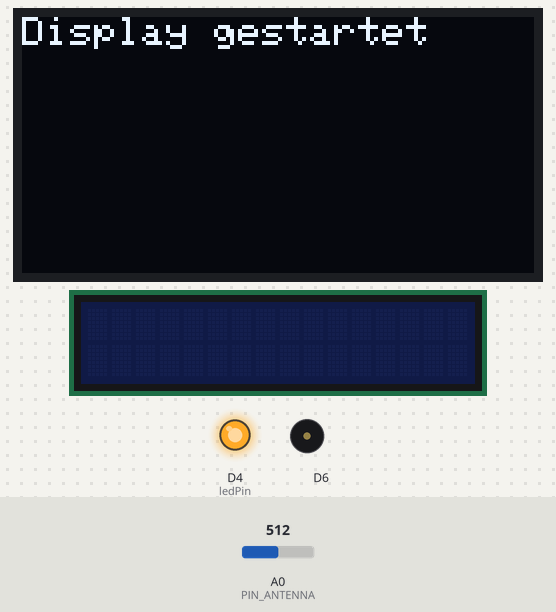
Recording of a program running on a simulated ESP8266 (NodeMCU). On the bench: 128×64 one-colour display, 16×2 character LCD, output pins drawn as LEDs (lit = HIGH), buzzer (waves = sounding). Dashed ring = blinking. The test bench sets the inputs (shaded band); at power-on: A0 (PIN_ANTENNA) = 512. Storage starts empty; what the program prints to the serial monitor is not drawn.

Above: at 1.1 s.
At 6.4 s:
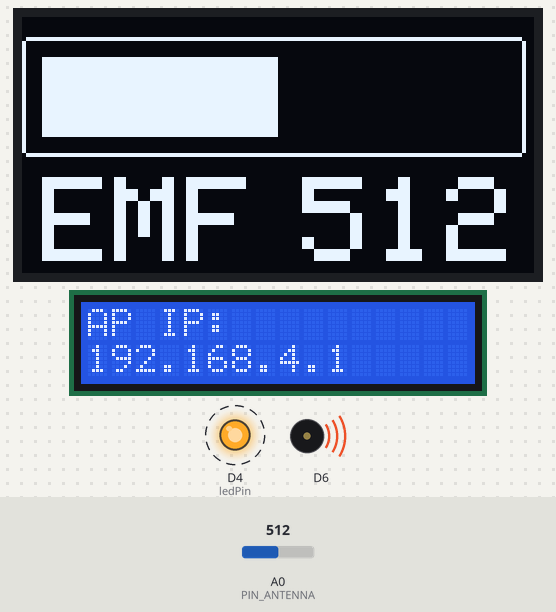
6.5 s: A0 (PIN_ANTENNA) set to 87
At 7.08 s:
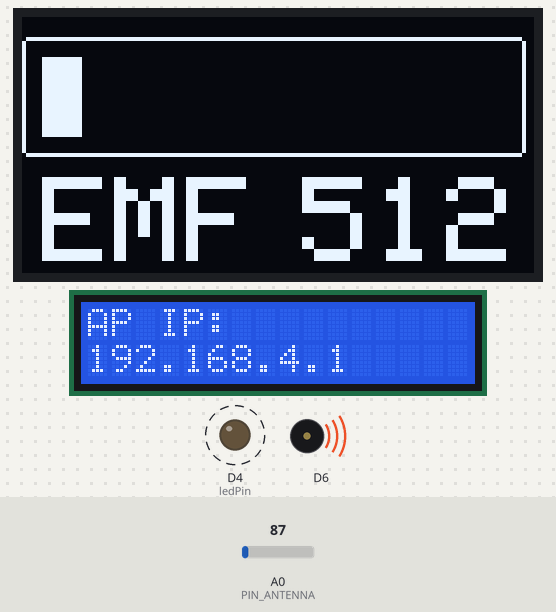
9.5 s: A0 (PIN_ANTENNA) set to 73
At 10.8 s:
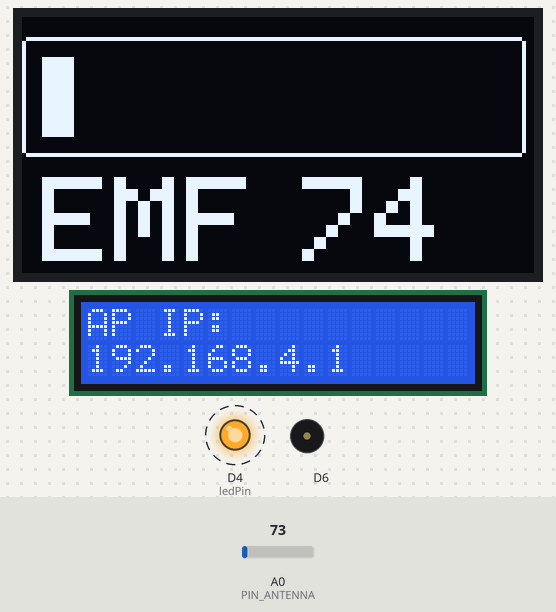
12.4 s: A0 (PIN_ANTENNA) set to 90
At 12.9 s:
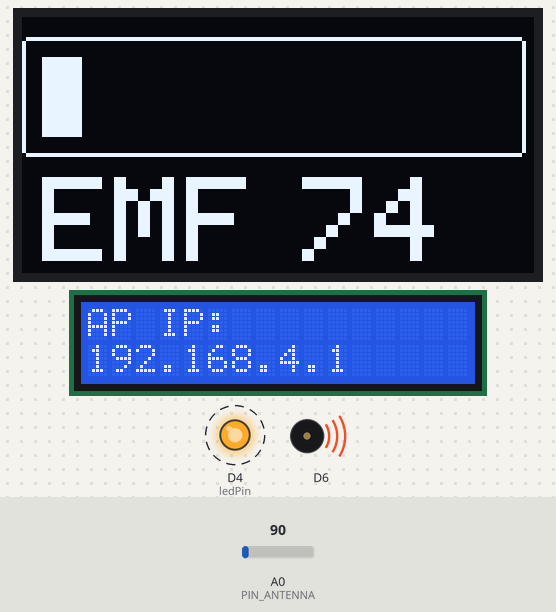
Timing chart, 0 to 19.9 s (numbered marks = the images above; inputs shaded):
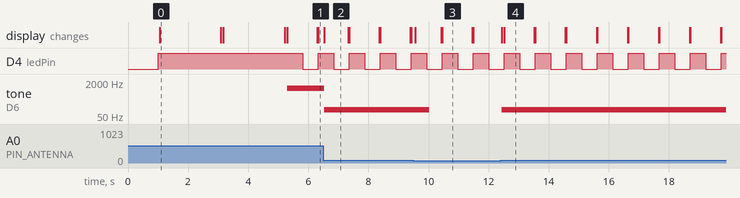

The program:

main.cpp
```cpp
#include <Arduino.h>
#include <Wire.h>
#include <SPI.h>
#include <Adafruit_GFX.h>
#include <Adafruit_SSD1306.h>
#include <LiquidCrystal_I2C.h>
#include <LittleFS.h>
#include <ESP8266WiFi.h>
#include <ESPAsyncTCP.h>
#include <ESPAsyncWebServer.h>
#include <ArduinoJson.h>


// ==========================
// Pin-Definitionen
// ==========================
const int ledPin = LED_BUILTIN;    // Onboard-LED
const int analogPin = A0;          // EMF-Messung / ADC

#define PIN_ANTENNA A0

// ==========================
// Konstanten
// ==========================
#define CHECK_DELAY 1000
#define lmillis() ((long)millis())


// ==========================
// Display-Konfiguration
// ==========================
#define SCREEN_WIDTH 128
#define SCREEN_HEIGHT 64
#define OLED_ADDRESS 0x3C
Adafruit_SSD1306 display(SCREEN_WIDTH, SCREEN_HEIGHT, &Wire);

const int LCD_COLS = 16;
const int LCD_ROWS = 2;
LiquidCrystal_I2C lcd(0x27, LCD_COLS, LCD_ROWS); // Achte ggf. auf 0x3F


// ==========================
// WLAN Access Point
// ==========================
const char* ap_ssid = "ESP_Hotspot";
const char* ap_password = "1234567890";


// ==========================
// Webserver
// ==========================
AsyncWebServer server(80);


// ==========================
// Globale Variablen
// ==========================
int currentEmfValue = 0; // Hier wird der aktuellste EMF-Wert gespeichert


// ==========================
// Setup Funktionen
// ==========================
void initLED() {
  pinMode(ledPin, OUTPUT);
  digitalWrite(ledPin, LOW);
  delay(1000);
  digitalWrite(ledPin, HIGH);
}

void initDisplay() {
  if (!display.begin(SSD1306_SWITCHCAPVCC, OLED_ADDRESS)) {
    Serial.println(F("Fehler beim Initialisieren des OLED-Displays"));
    while (true);
  }

  display.clearDisplay();
  display.setTextSize(1);
  display.setTextColor(SSD1306_WHITE);
  display.setCursor(0, 0);
  display.println("Display gestartet");
  display.display();
  delay(2000);
  display.clearDisplay();
  display.display();
}

void initLCD() {
  lcd.init();
  lcd.backlight();
  lcd.setCursor(0, 0);
  lcd.print("LCD gestartet");
  lcd.setCursor(0, 1);
  lcd.print("... .. .");
  delay(2000);
  lcd.clear();
}

void initLittleFS() {
  Serial.println("Console > Mounting LittleFS...");
  if (!LittleFS.begin()) {
    Serial.println("Console > Fehler beim Mounten von LittleFS!");
    display.clearDisplay();
    display.setCursor(0, 0);
    display.println("LittleFS Fehler!");
    display.display();

    lcd.clear();
    lcd.setCursor(0, 0);
    lcd.print("LittleFS Fehler!");
    delay(3000);
    display.clearDisplay();
    display.display();
    lcd.clear();
    return;
  }
  Serial.println("Console > LittleFS erfolgreich gemountet.");
}

void initWiFiAP() {
  WiFi.mode(WIFI_AP);
  WiFi.softAP(ap_ssid, ap_password);
  WiFi.softAPConfig(IPAddress(192, 168, 4, 1), IPAddress(192, 168, 4, 1), IPAddress(255, 255, 255, 0));
  IPAddress myIP = WiFi.softAPIP();

  Serial.println("AP gestartet:");
  Serial.println("SSID: " + String(ap_ssid));
  Serial.println("Passwort: " + String(ap_password));
  Serial.println("IP-Adresse: " + myIP.toString());

  display.clearDisplay();
  display.setCursor(0, 0);
  display.println("AP Modus aktiv");
  display.setCursor(0, 10);
  display.println("SSID: " + String(ap_ssid));
  display.setCursor(0, 20);
  display.println("IP: " + myIP.toString());
  display.display();

  lcd.clear();
  lcd.setCursor(0, 0);
  lcd.print("AP IP:");
  lcd.setCursor(0, 1);
  lcd.print(myIP.toString());
}

void initWebServer() {
  server.on("/", HTTP_GET, [](AsyncWebServerRequest *request) {
    request->send(LittleFS, "/index.html", "text/html");
  });

  server.on("/index.html", HTTP_GET, [](AsyncWebServerRequest *request) {
    request->send(LittleFS, "/index.html", "text/html");
  });

  server.on("/test", HTTP_GET, [](AsyncWebServerRequest *request) {
    request->send(LittleFS, "/test.html", "text/html");
  });


  // NEUE ROUTE für die EMF-Seite
  server.on("/emf", HTTP_GET, [](AsyncWebServerRequest *request) {
    request->send(LittleFS, "/emf.html", "text/html");
  });


  // NEUE ROUTE zum Abrufen der EMF-Daten als JSON
  server.on("/data", HTTP_GET, [](AsyncWebServerRequest *request) {
    // Erstelle ein JSON-Dokument
    DynamicJsonDocument doc(128); // 128 Bytes sollten genÃ¼gen
    doc["emf"] = currentEmfValue;

    // Serialisiere das JSON-Dokument in einen String
    String output;
    serializeJson(doc, output);

    // Sende die JSON-Antwort
    request->send(200, "application/json", output);
  });


  server.on("/style.css", HTTP_GET, [](AsyncWebServerRequest *request) {
    request->send(LittleFS, "/style.css", "text/css");
  });

  server.on("/emf.css", HTTP_GET, [](AsyncWebServerRequest *request) {
    request->send(LittleFS, "/emf.css", "text/css");
  });


  server.onNotFound([](AsyncWebServerRequest *request) {
    request->send(404, "text/plain", "404: Not Found");
  });

  server.begin();
  Serial.println("Console > Webserver gestartet");
}


void showReadings(int emfValue)
{
    display.clearDisplay();
    display.setTextSize(3);
    display.setTextColor(WHITE);
    display.setCursor(5,40);
    display.println("EMF");

    display.setCursor(70,40);
    display.println(emfValue);

    display.display();
}


// ==========================
// Setup & Loop
// ==========================
void setup() {
  Serial.begin(115200);
  Serial.println("\nESP startet...");
  pinMode(PIN_ANTENNA, INPUT);

  initLED();
  Wire.begin(D2, D1); // I2C-Pins
  initDisplay();
  initLCD();
  initLittleFS();
  initWiFiAP();
  initWebServer();


  display.clearDisplay();
}


void loop() {
  // Nicht-blockierendes Blinken der LED (Heartbeat)
  static unsigned long previousMillis = 0;
  const long interval = 500;
  static bool ledState = LOW;

  static int avgValue = 0;
  static long nextCheck = 0, emfSum = 0, iterations = 0;

  // EMF-Wert lesen und zur Summe hinzufÃ¼gen
  int rawEmfValue = analogRead(PIN_ANTENNA);
  currentEmfValue = constrain(rawEmfValue, 0, 1023); // Aktualisiere die globale Variable
  emfSum += currentEmfValue;
  iterations++;

  if (lmillis() - nextCheck >= 0) {
      avgValue = emfSum / iterations;
      emfSum = 0;
      iterations = 0;
      showReadings(avgValue); // Zeigt den Durchschnittswert auf dem Display an
      nextCheck = lmillis() + CHECK_DELAY;
  }

  // Bar-Anzeige auf dem OLED-Display (verwendet den aktuellen Einzelwert)
  display.drawRoundRect(0, 5, 126, 30, 2, WHITE);
  display.fillRect(5, 10, 120, 23, BLACK);
  display.fillRect(5, 10, map(currentEmfValue, 0, 1023, 0, 118), 20, WHITE);
  display.display();

  // Ton-Ausgabe basierend auf dem aktuellen EMF-Wert
  if (currentEmfValue > 80 && currentEmfValue < 150) {
    tone (12, 100, 500);
  } else if (currentEmfValue > 151 && currentEmfValue < 250) {
    tone (12, 500, 500);
  } else if (currentEmfValue > 251 ) {
    tone (12, 1000, 500);
  }

  // LED-Blinken
  unsigned long currentMillis = millis();
  if (currentMillis - previousMillis >= interval) {
    previousMillis = currentMillis;
    ledState = !ledState;
    digitalWrite(ledPin, ledState);
  }
}
```

Measured:
- the behaviour switches between 81 and 80 on A0 (PIN_ANTENNA) (found by bisection; images 2 and 3)
- after the input at 6.5 s, tone on D6: 1000 Hz → 100 Hz at once; the display: changes at once (image 2)
- after the input at 9.5 s, tone on D6: 100 Hz → silent after 0.53 s; the display: first changes after 0.05 s (image 3 shows a later state)
- after the input at 12.4 s, tone on D6: silent → 100 Hz at once; the display: first differs from a run without the input at once (image 4 shows a later state)
- by itself, D4 (ledPin): alternates HIGH for 0.52 s and LOW for 0.52 s
- what the display in image 0 shows lasts 2.0 s, from 1.1 s to 3.1 s
- what the display in image 2 shows lasts 0.8 s, from 6.5 s to 7.3 s
